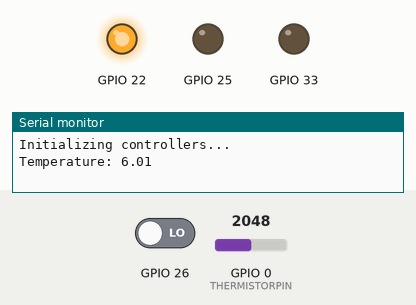
Simulated run of this program. Board: ESP32. On the bench: output pins drawn as LEDs (lit = HIGH), the last lines printed to the serial monitor. The inputs (shaded band) are chosen by the test bench; at power-on: GPIO 26 LOW, GPIO 0 (THERMISTORPIN) = 2048.

Above: at 1.0 s.
1.1 s: GPIO 26 driven HIGH
At 2.17 s:
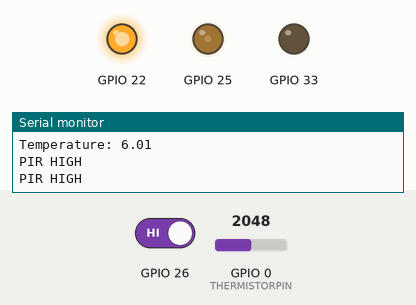
4.6 s: GPIO 0 (THERMISTORPIN) set to 3185
8.1 s: GPIO 0 (THERMISTORPIN) set to 3266
At 10.7 s:
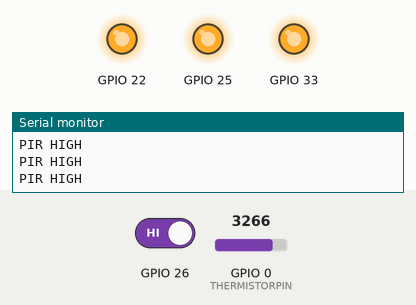
11.5 s: GPIO 0 (THERMISTORPIN) set to 2866
At 13.2 s:
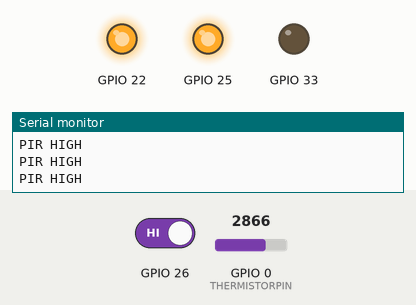
13.5 s: GPIO 0 (THERMISTORPIN) set to 3603
At 15.0 s:
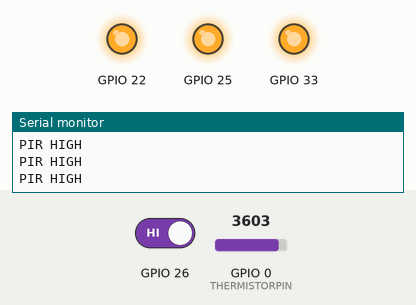
Timing chart, 0 to 16.5 s (numbered marks = the images above; inputs shaded):
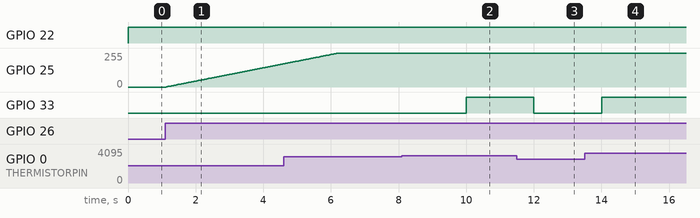

Measured:
- the behaviour switches between 3239 and 3240 on GPIO 0 (THERMISTORPIN) (found by bisection; images 1 and 2)
- after the input at 1.1 s, GPIO 25: moves from 0/255 to 173/255 over 3.5 s, starting at once
- after the input at 8.1 s, GPIO 33: LOW → HIGH after 1.9 s
- after the input at 11.5 s, GPIO 33: HIGH → LOW after 0.50 s
- after the input at 13.5 s, GPIO 33: LOW → HIGH after 0.50 s

The program:

main.cpp
```cpp
#include <Arduino.h>
#include "LightControl/LightControl.h"
#include "FanControl/FanControl.h"
#include "TemperatureControl/TemperatureControl.h"

FanController fanController(33);
TemperatureController temperatureController(fanController);
LightController lightController(25, fanController, 26);

void setup()
{
    Serial.begin(115200);

    pinMode(22, OUTPUT);
    digitalWrite(22,HIGH);

    Serial.println("Initializing controllers...");
    lightController.start();
    temperatureController.start();
    vTaskDelete(NULL);

    Serial.println("Setup complete.");
}
```

FanControl.cpp
```cpp
#include "FanControl/FanControl.h"
#include <Arduino.h>

FanController::FanController(int fanPin) : fanPin(fanPin)
{
    pinMode(fanPin, OUTPUT);
    digitalWrite(fanPin, LOW);
}

void FanController::controlFan(float temperature)
{
    if (temperature >= 35.0)
    {
        digitalWrite(fanPin, HIGH);
    }
    else
    {
        digitalWrite(fanPin, LOW);
    }
}
```

FanControl.h
```cpp
#ifndef FANCONTROL_H
#define FANCONTROL_H

class FanController
{
public:
    FanController(int fanPin);
    void controlFan(float temperature);

private:
    int fanPin;
};

#endif
```

LightControl.cpp
```cpp
#include "LightControl/LightControl.h"
#include "Temperature/Temperature.h"
#include <Arduino.h>
#include <cmath>

LightController::LightController(int ledPin, FanController &fanController, int pirPin)
    : ledPin(ledPin), fanController(fanController), pirPin(pirPin), motionDetected(false)
{
    fadeTimer = xTimerCreate("FadeTimer", pdMS_TO_TICKS(20), pdTRUE, this, [](TimerHandle_t xTimer) {
        static_cast<LightController *>(pvTimerGetTimerID(xTimer))->fadeLED();
    });

    pirTimer = xTimerCreate("PIRTimer", pdMS_TO_TICKS(60000), pdFALSE, this, pirTimerCallback);
}

void LightController::start()
{
    pinMode(ledPin, OUTPUT);
    pinMode(pirPin, INPUT_PULLDOWN);

    digitalWrite(ledPin, LOW);

    ledcSetup(0, 30000, 10);
    ledcAttachPin(ledPin, 0);

    xTaskCreate(fadeTask, "FadeTask", 2048, this, 2, nullptr);
    xTaskCreate(pirTask, "PIRTask", 2048, this, 2, nullptr);
}

void LightController::fadeLED()
{
    static int brightness = 0;
    static bool fadingUp = false;
    static bool fadingDown = false;

    if (motionDetected && !fadingUp && brightness == 0)
    {
        ledcWrite(0, 0);
        fadingUp = true;
    }

    if (!motionDetected && !fadingDown && brightness > 0)
    {
        fadingDown = true;
    }

    if (fadingUp)
    {
        brightness += 5;
        if (brightness >= 1023)
        {
            brightness = 1023;
            fadingUp = false;
        }
        ledcWrite(0, brightness);
    }
    else if (fadingDown)
    {
        brightness -= 5;
        if (brightness <= 0)
        {
            brightness = 0;
            fadingDown = false;
        }
        ledcWrite(0, brightness);
    }
}

void LightController::handlePIR()
{
    bool currentState = digitalRead(pirPin);

    if (currentState)
    {
        motionDetected = true;
        xTimerStart(pirTimer, 0);
        Serial.println("PIR HIGH");
    }
}

void LightController::fadeTask(void *pvParameters)
{
    auto *controller = static_cast<LightController *>(pvParameters);
    for (;;)
    {
        controller->fadeLED();
        vTaskDelay(pdMS_TO_TICKS(25));
    }
}

void LightController::pirTask(void *pvParameters)
{
    auto *controller = static_cast<LightController *>(pvParameters);
    for (;;)
    {
        controller->handlePIR();
        vTaskDelay(pdMS_TO_TICKS(100));
    }
}

void LightController::pirTimerCallback(TimerHandle_t xTimer)
{
    auto *controller = static_cast<LightController *>(pvTimerGetTimerID(xTimer));
    controller->motionDetected = false;
}
```

LightControl.h
```cpp
#ifndef LIGHTCONTROL_H
#define LIGHTCONTROL_H

#include <freertos/FreeRTOS.h>
#include <freertos/task.h>
#include <freertos/timers.h>
#include "FanControl/FanControl.h"

class LightController
{
public:
    LightController(int ledPin, FanController &fanController, int pirPin);
    void start();

private:
    int ledPin;
    FanController &fanController;
    int pirPin;
    TimerHandle_t fadeTimer;
    TimerHandle_t pirTimer;
    bool motionDetected;

    void fadeLED();
    void handlePIR();

    static void fadeTask(void *pvParameters);
    static void pirTask(void *pvParameters);
    static void pirTimerCallback(TimerHandle_t xTimer);
};

#endif
```

Temperature.cpp
```cpp
#include "Temperature/Temperature.h"
#include <Arduino.h>
#include <cmath>

const int THERMISTORPIN = 0;          // G0
const float SERIESRESISTOR = 10000.0;
const float THERMISTORNOMINAL = 10000.0;
const float TEMPERATURENOMINAL = 6.0;
const float BCOEFFICIENT = 3950.0;

float getTemperature()
{
    float temperature;
    int adcValue = analogRead(THERMISTORPIN);
    float resistance = SERIESRESISTOR * ((4095.0 / adcValue) - 1);

    temperature = resistance / THERMISTORNOMINAL;
    temperature = log(temperature);
    temperature /= BCOEFFICIENT;
    temperature += 1.0 / (TEMPERATURENOMINAL + 273.15);
    temperature = 1.0 / temperature;
    temperature -= 273.15;

    return temperature;
}
```

Temperature.h
```cpp
#ifndef TEMPERATURE_H
#define TEMPERATURE_H

float getTemperature();

#endif // TEMPERATURE_H
```

TemperatureControl.cpp
```cpp
#include "TemperatureControl/TemperatureControl.h"
#include "Temperature/Temperature.h"
#include <freertos/FreeRTOS.h>
#include <freertos/task.h>
#include <Arduino.h>

TemperatureController::TemperatureController(FanController &fanController)
    : fanController(fanController) {}

void TemperatureController::start()
{
    xTaskCreate(temperatureTask, "TemperatureTask", 4096, this, 1, nullptr);
}

void TemperatureController::temperatureTask(void *pvParameters)
{
    auto *controller = static_cast<TemperatureController *>(pvParameters);
    for (;;)
    {
        float temperature = getTemperature();
        controller->fanController.controlFan(temperature);
        Serial.print("Temperature: ");
        Serial.println(temperature);
        vTaskDelay(pdMS_TO_TICKS(2000));
    }
}
```

TemperatureControl.h
```cpp
#ifndef TEMPERATURECONTROL_H
#define TEMPERATURECONTROL_H

#include "FanControl/FanControl.h"


class TemperatureController
{
public:
    TemperatureController(FanController &fanController);
    void start();

private:
    FanController &fanController;

    static void temperatureTask(void *pvParameters);
};

#endif
```
